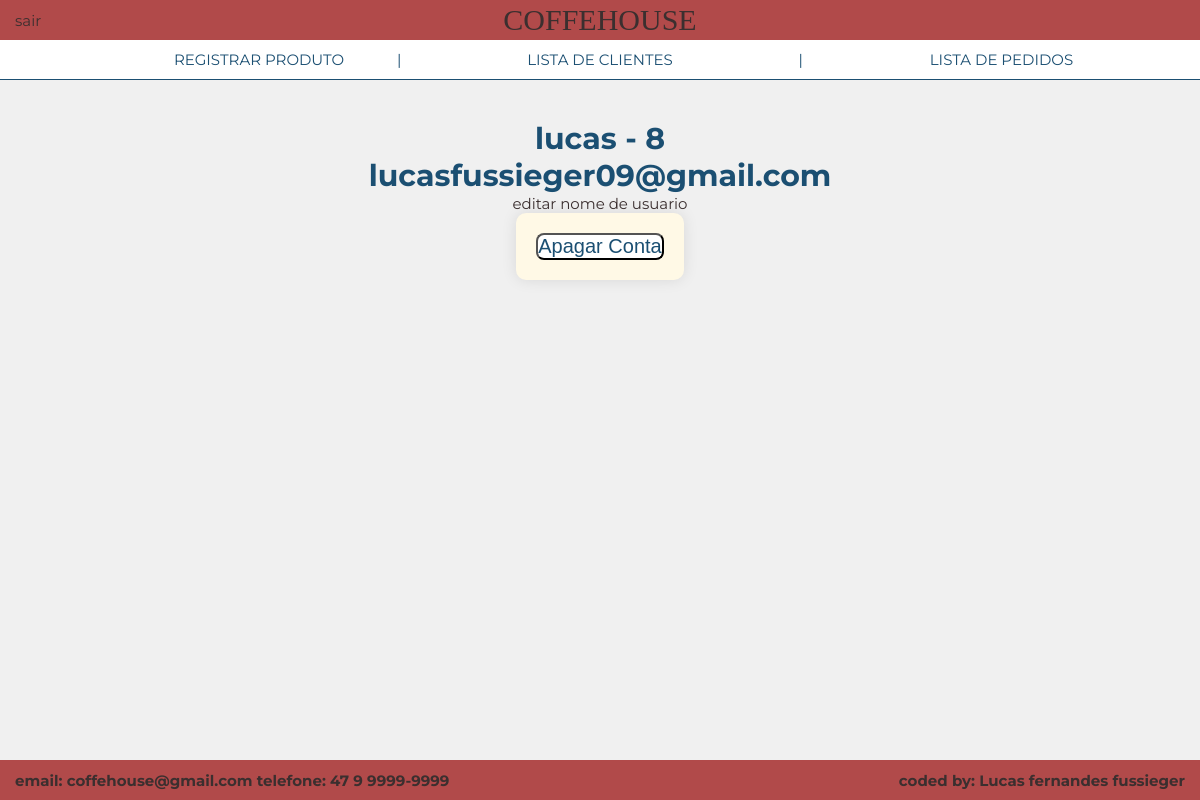
Screenshot of /profile_page/ (signed in) with the database file from the repository.
### usuarios/models.py (models this page shows, shortened)
class User(AbstractUser):
    email = models.EmailField(max_length=100, unique=True)
    nome = models.CharField(max_length=100)
    user_type = models.CharField(max_length=50)

### usuarios/views.py (the view)
# urls.py: path('profile_page/', views.profile_page , name = 'profile_page'),
@login_required
def profile_page(request):
    usuario = request.user
    return render(request, 'profile_page.html', {'usuario': usuario})

### templates/profile_page.html (shortened to what this page needs)
<!DOCTYPE html>
<html lang="en">
<head>
    <link rel="stylesheet" href="/static/css/index.css">
</head>
<body>
    {% include 'partials/header.html'%}
    <main>
        <h1>{{ usuario.nome }} - {{ usuario.id }}</h1>
        <h1>{{usuario.email}}</h1>
        <a href="{% url 'edit_user' %}">editar nome de usuario</a>
        <form action="{% url 'delete_user' %}" method="POST" onsubmit="return confirm('Tem certeza que quer apagar sua conta?')">
            <button type="submit">Apagar Conta</button>
        </form>
    </main>
</body>
</html>

### static/css/index.css (style rules this page uses)
* { margin: 0; padding: 0; box-sizing: border-box; }
body { overflow-x: hidden; background: #f0f0f0; margin: 0; padding: 0; text-decoration: none; gap: 50px; }
main { font-family: Montserrat, 'Alfa Slab One'; color: #1b4f72; font-size: 15px; display: flex; justify-content: center; align-items: center; text-decoration: none; flex-direction: column; margin-top: 40px; }
form { display: flex; flex-direction: column; gap: 10px; background: #fff9e6; padding: 20px; border-radius: 10px; box-shadow: 0 0 15px rgba(0,0,0,0.1); margin-bottom: 20px; }
button { width: 100%; font-size: 20px; color: #1b4f72; background-color: white; border-radius: 8px; }

### static/css/header.css (style rules this page uses)
a, a:visited, a:hover, a:active { gap: 15px; text-decoration: none; color: #3b2f2f; }

### rows the page displays
User: nome "lucas", id "8", email "lucasfussieger09@gmail.com"
